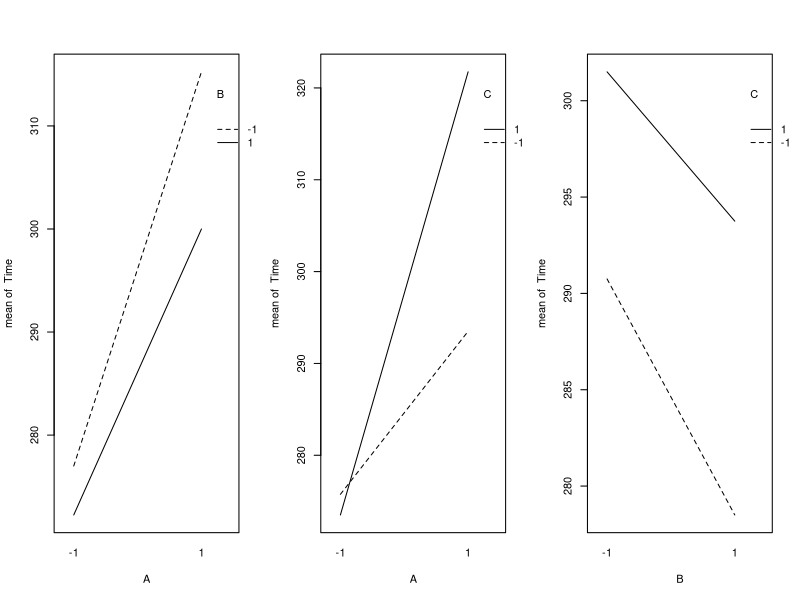
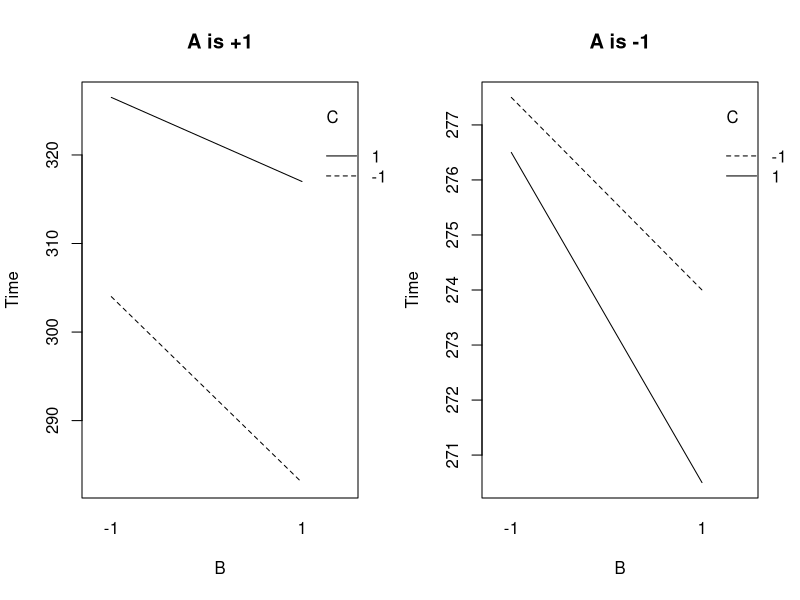
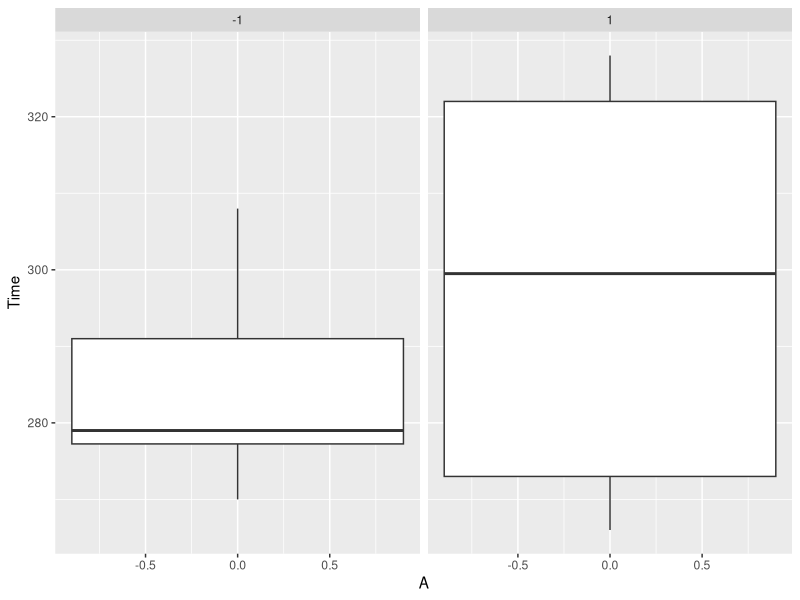
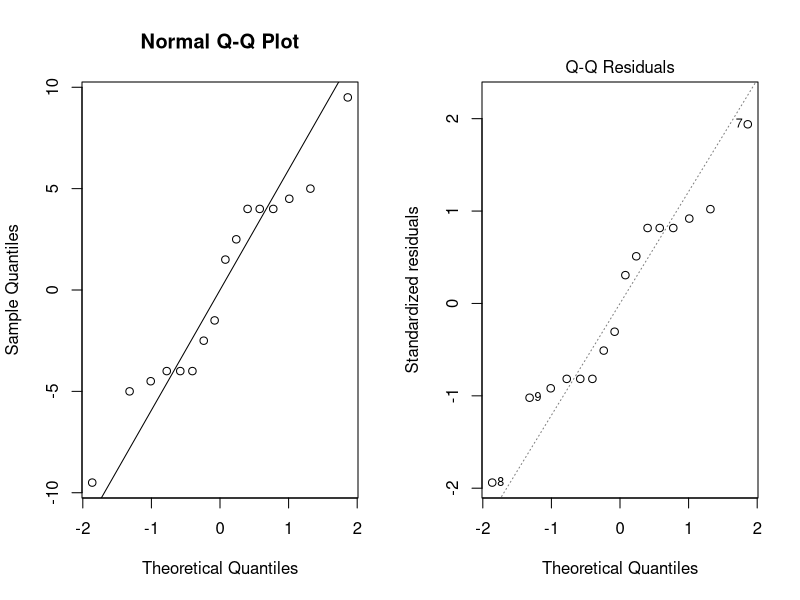
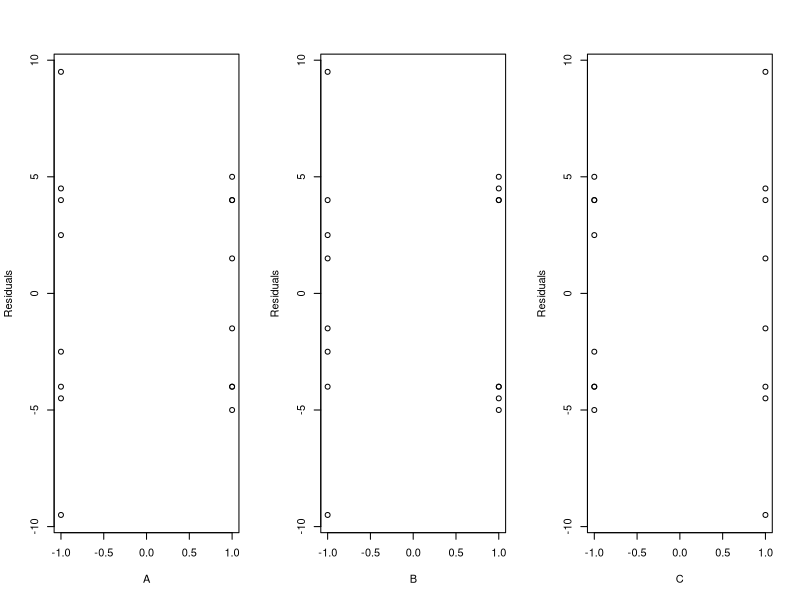

The R script that drew these images, in order:
## ---- chunk 1
knitr::opts_chunk$set(echo = TRUE)
## ---- chunk 2
library(readxl)
dat <- read_excel("Project_Data_set.xlsx", sheet=1, range = "A1:D17")
dat
## ---- chunk 3
par(mfrow=c(1,3))
with(dat, interaction.plot(A,B,Time))
with(dat, interaction.plot(A,C,Time))
with(dat, interaction.plot(B,C,Time))
## ---- chunk 4
par(mfrow=c(1,2))
with(dat, interaction.plot(B[A=='1'],C[A=='-1'],Time[A=='1'], xlab='B', ylab='Time', trace.label='C', main='A is +1' ))
with(dat, interaction.plot(B[A=='-1'],C[A=='-1'],Time[A=='-1'], xlab='B', ylab='Time', trace.label='C', main='A is -1'))

## ---- chunk 5
library(ggplot2)
ggplot(dat, aes(x = A, y = Time, fill = B)) + 
  geom_boxplot() + 
  facet_grid(~C)

## ---- chunk 6
summary(aov(Time~A*B*C, data=dat))
## ---- chunk 7
summary(lm(Time~A*B*C, data=dat))
## ---- chunk 8
aov_dat<-aov(Time~A*B*C, data=dat)
resid_dat <- residuals(aov_dat)
par(mfrow=c(1,2))
qqnorm(resid_dat)
qqline(resid_dat)
plot(aov_dat, which=2)
## ---- chunk 9
par(mfrow=c(1,3))
plot(as.character(dat$A), resid_dat, xlab="A", ylab="Residuals")
plot(as.character(dat$B), resid_dat, xlab="B", ylab="Residuals")
plot(as.character(dat$C), resid_dat, xlab="C", ylab="Residuals")
#bartlett.test(resid_dat, dat$C)
